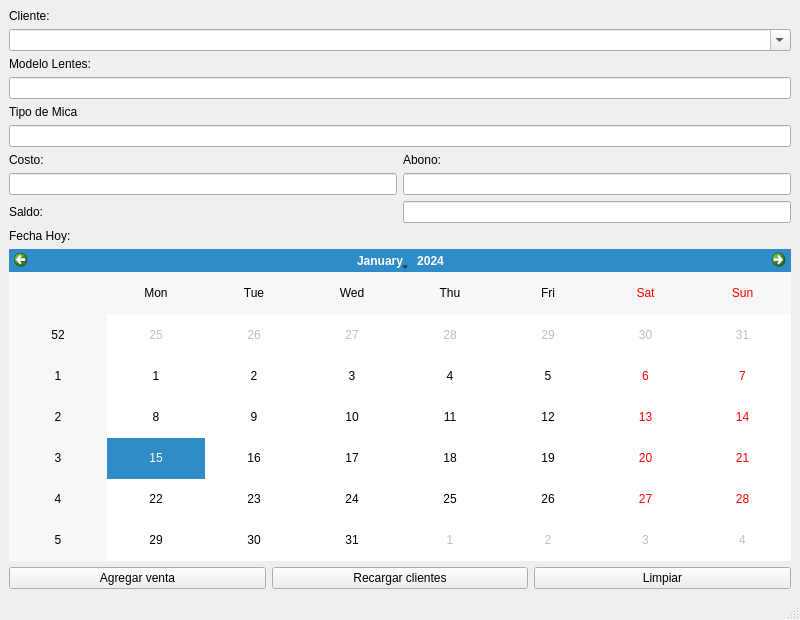
<?xml version="1.0" encoding="UTF-8"?>
<ui version="4.0">
 <class>VentaWindow</class>
 <widget class="QMainWindow" name="VentaWindow">
  <property name="geometry">
   <rect>
    <x>0</x>
    <y>0</y>
    <width>800</width>
    <height>620</height>
   </rect>
  </property>
  <property name="windowTitle">
   <string>MainWindow</string>
  </property>
  <widget class="QWidget" name="centralwidget">
   <layout class="QGridLayout" name="gridLayout_3">
    <item row="6" column="0">
     <layout class="QVBoxLayout" name="verticalLayout">
      <item>
       <widget class="QLabel" name="label_2">
        <property name="text">
         <string>Fecha Hoy:</string>
        </property>
       </widget>
      </item>
      <item>
       <widget class="QCalendarWidget" name="CalendarioHoy"/>
      </item>
     </layout>
    </item>
    <item row="0" column="0">
     <layout class="QGridLayout" name="gridLayout">
      <item row="2" column="0">
       <widget class="QLabel" name="label_3">
        <property name="text">
         <string>Modelo Lentes:</string>
        </property>
       </widget>
      </item>
      <item row="5" column="0">
       <widget class="QLineEdit" name="MicaLine"/>
      </item>
      <item row="3" column="0">
       <widget class="QLineEdit" name="ModeloLine"/>
      </item>
      <item row="1" column="0">
       <widget class="QComboBox" name="ClienteCombo">
        <property name="editable">
         <bool>true</bool>
        </property>
       </widget>
      </item>
      <item row="0" column="0">
       <widget class="QLabel" name="label">
        <property name="text">
         <string>Cliente:</string>
        </property>
       </widget>
      </item>
      <item row="4" column="0">
       <widget class="QLabel" name="label_4">
        <property name="text">
         <string>Tipo de Mica</string>
        </property>
       </widget>
      </item>
      <item row="6" column="0">
       <layout class="QGridLayout" name="gridLayout_2">
        <item row="0" column="1">
         <widget class="QLabel" name="label_6">
          <property name="text">
           <string>Abono:</string>
          </property>
         </widget>
        </item>
        <item row="1" column="1">
         <widget class="QLineEdit" name="AbonoLine"/>
        </item>
        <item row="1" column="0">
         <widget class="QLineEdit" name="CostoLine"/>
        </item>
        <item row="0" column="0">
         <widget class="QLabel" name="label_5">
          <property name="text">
           <string>Costo:</string>
          </property>
         </widget>
        </item>
        <item row="2" column="0">
         <widget class="QLabel" name="label_7">
          <property name="text">
           <string>Saldo:</string>
          </property>
         </widget>
        </item>
        <item row="2" column="1">
         <widget class="QLineEdit" name="SaldoLine"/>
        </item>
       </layout>
      </item>
     </layout>
    </item>
    <item row="7" column="0">
     <layout class="QHBoxLayout" name="horizontalLayout">
      <item>
       <widget class="QPushButton" name="AgregarVentaButton">
        <property name="text">
         <string>Agregar venta</string>
        </property>
       </widget>
      </item>
      <item>
       <widget class="QPushButton" name="RecargarClientesButton">
        <property name="text">
         <string>Recargar clientes</string>
        </property>
       </widget>
      </item>
      <item>
       <widget class="QPushButton" name="LimpiarVentaButton">
        <property name="text">
         <string>Limpiar</string>
        </property>
       </widget>
      </item>
     </layout>
    </item>
   </layout>
  </widget>
  <widget class="QMenuBar" name="menubar">
   <property name="geometry">
    <rect>
     <x>0</x>
     <y>0</y>
     <width>800</width>
     <height>26</height>
    </rect>
   </property>
  </widget>
  <widget class="QStatusBar" name="statusbar"/>
 </widget>
 <resources/>
 <connections/>
</ui>
